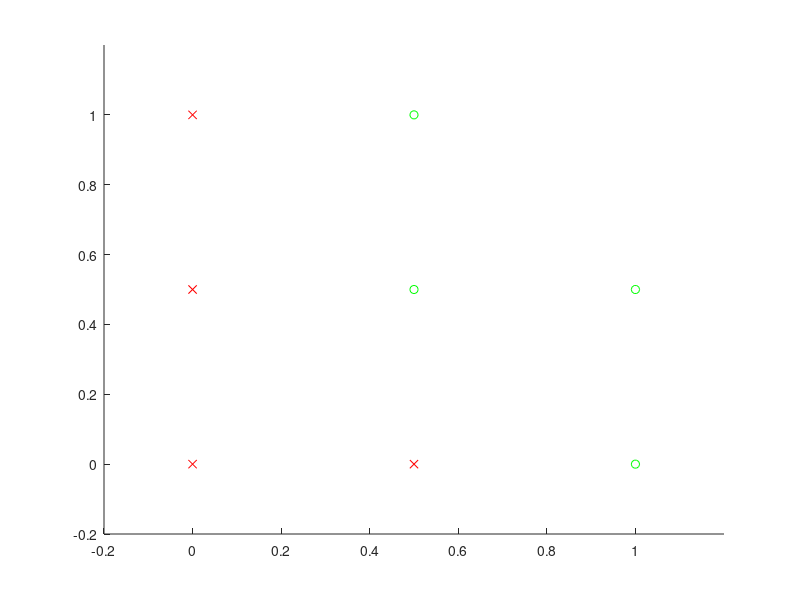

This figure's MATLAB source: (Note: this script raises an error after producing the figure.)

clf; hold on;

X = [[0,0]', [0,0.5]', [0,1]', [0.5,0]',[0.5,0.5]', [0.5,1]', [1,0]', [1,0.5]'];
T = [1 1 1 1 -1 -1 -1 -1];


ind1 = find(T==1);
ind2 = find(T==-1);

plot(X(1, ind1), X(2, ind1), 'rx');
plot(X(1, ind2), X(2, ind2), 'go');
axis([-0.2 1.2 -0.2 1.2]);

[W, b, Err] = algoritmRosenblattOnline(X, T, 1000);
plotpc(W', b);





